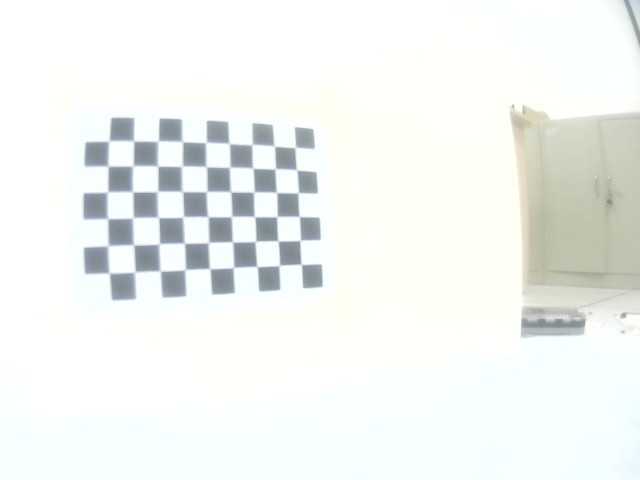
#> input picture 参考/edc_opencv/pic/IR_camera_calib_img/img1.jpg, 640 x 480 px; its folder holds only this picture in this run
$ python '相机标定.py'
#> lines starting #> are read from the running program, lines starting #| are printed output that depends on the picture; after the words box and inside, x2 and y2 are one past the last pixel; in counts of white or black regions, pixels touching at a corner belong together; long printed decimals are rounded
###相机标定与校正结果展示###

import os
import numpy as np
import cv2
import glob

#相机参数标定得到相机的内参矩阵，畸变矩阵
def calib(inter_corner_shape, size_per_grid, img_dir,img_type):
    # 标准：仅用于subpix校准，此处不使用。
    # criteria = (cv2.TERM_CRITERIA_EPS + cv2.TERM_CRITERIA_MAX_ITER, 30, 0.001)
#> called with inter_corner_shape = (9, 6), size_per_grid = 0.027, img_dir = 'pic/IR_camera_calib_img', img_type = 'jpg'
    w,h = inter_corner_shape
    # cpp_int：int形式的角点，以“ int”形式保存世界空间中角点的坐标
    # like (0,0,0), (1,0,0), (2,0,0) ....,(10,7,0).
    cp_int = np.zeros((w*h,3), np.float32)
    cp_int[:,:2] = np.mgrid[0:w,0:h].T.reshape(-1,2)
    # cp_world：世界空间中的角点，保存世界空间中角点的坐标。
    cp_world = cp_int*size_per_grid

    obj_points = [] # 世界空间中的点
    img_points = [] # 图像空间中的点（与obj_points相关）
    images = glob.glob(img_dir + os.sep + '**.' + img_type)
    for fname in images:
        img_name = fname.split(os.sep)[-1]
        img = cv2.imread(fname)
#> img is the input picture: shape (480, 640, 3); mean B, G, R 241.6, 243.9, 240.9
        gray_img = cv2.cvtColor(img,cv2.COLOR_BGR2GRAY)
        # 找到角点cp_img：像素空间中的角点。
        ret, cp_img = cv2.findChessboardCorners(gray_img, (w,h), None)
#> ret = True; cp_img = 54 rows, first 8: [301.2, 264.4], [278.8, 265.8], [256.7, 266.4], [233.3, 267.7], [210, 268.8], [185.7, 269.2], [160.9, 271.5], [133.5, 271]
        # if ret is True, save.
        if ret == True:
            # cv2.cornerSubPix(gray_img,cp_img,(11,11),(-1,-1),criteria)
            obj_points.append(cp_world)
            img_points.append(cp_img)
            # 显示角点
            cv2.drawChessboardCorners(img, (w,h), cp_img, ret)
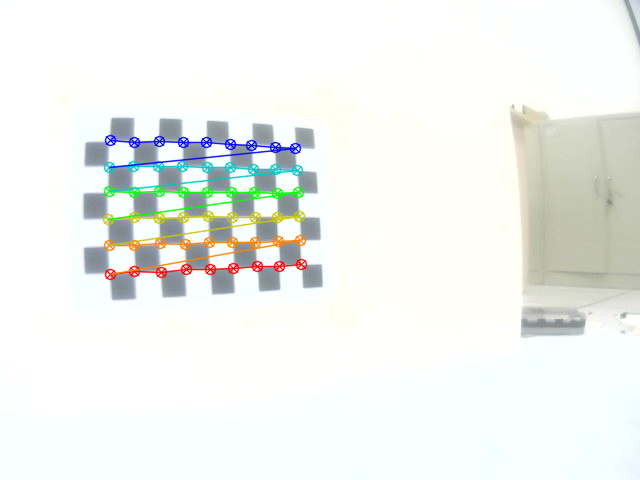
#> img: shape (480, 640, 3); 3.3% of pixels changed, all inside (x1, y1, x2, y2) = (102, 134, 308, 281)
            cv2.imshow('FoundCorners',img)
            cv2.imwrite(save_dir1 + os.sep + img_name, img)
            cv2.waitKey(1)

    cv2.destroyAllWindows()
    # 校准相机
    ret, mat_inter, coff_dis, v_rot, v_trans = cv2.calibrateCamera(obj_points, img_points, gray_img.shape[::-1], None, None)
#> ret = 0.692; mat_inter = [[413, 0, 327.4], [0, 440.3, 279.8], [0, 0, 1]]; coff_dis = [[-0.299, 0.346, -0.000315, 0.00181, -0.32]]; v_rot = ([-0.63, 0.0569, 3.02],); v_trans = ([-0.0308, -0.0167, 0.487],)
    print (("ret:"),ret)
#| ret: 0.6922
    print (("internal matrix:\n"),mat_inter)
#| internal matrix:
#|  [[412.998   0.         327.371]
#|  [  0.         440.315 279.761 ]
#|  [  0.           0.           1.        ]]
    # in the form of (k_1,k_2,p_1,p_2,k_3)
    print (("distortion cofficients:\n"),coff_dis)
#| distortion cofficients:
#|  [[-2.98633674e-01  3.45549227e-01 -3.15133879e-04  1.81399385e-03
#|   -3.19799838e-01]]
    print (("rotation vectors:\n"),v_rot)
#| rotation vectors:
#|  (array([[-0.63],
#|        [ 0.05694 ],
#|        [ 3.021]]),)
    print (("translation vectors:\n"),v_trans)
#| translation vectors:
#|  (array([[-0.0308],
#|        [-0.0167],
#|        [ 0.4873]]),)
    # 计算重新投影的误差
    total_error = 0
    for i in range(len(obj_points)):
        img_points_repro, _ = cv2.projectPoints(obj_points[i], v_rot[i], v_trans[i], mat_inter, coff_dis)
        error = cv2.norm(img_points[i], img_points_repro, cv2.NORM_L2)/len(img_points_repro)
        total_error += error
#> this loop made 1 pass
#> (error, total_error) on pass 1: (0.0942, 0.0942)
#> after the loop, total_error = 0.0942
    print(("Average Error of Reproject: "), total_error/len(obj_points))
#| Average Error of Reproject:  0.0942

    return mat_inter, coff_dis

#根据得到的内参矩阵，畸变矩阵来进行图像纠偏
#若矫正后的图像只有原图像的一部分
##注意使用的图像要把棋盘格拍全了，这样矫正后的图像就不会只有一部分了
def dedistortion(inter_corner_shape, img_dir,img_type, save_dir, mat_inter, coff_dis):
    ##   w,h = inter_corner_shape

    ##   img2 = cv2.imread(img_dir_sin)
    (w,h) = (640,480)
    ##   newcameramtx, roi = cv2.getOptimalNewCameraMatrix(mat_inter,coff_dis,(w,h),0,(w,h))
    ##   dst = cv2.undistort(img2, mat_inter, coff_dis, None, newcameramtx)
    ##   cv2.imshow('dst',dst)

    images = glob.glob(img_dir + os.sep + '**.' + img_type)
    for fname in images:
        img_name = fname.split(os.sep)[-1]
        img = cv2.imread(fname)
        newcameramtx, roi = cv2.getOptimalNewCameraMatrix(mat_inter,coff_dis,(w,h),0,(w,h)) # 自由比例参数
        dst = cv2.undistort(img, mat_inter, coff_dis, None, newcameramtx)
        # clip the image
        # x,y,w,h = roi
        # dst = dst[y:y+h, x:x+w]
        cv2.imshow('dst',dst)
        cv2.waitKey()
        cv2.imwrite(save_dir + os.sep + img_name, dst)

    print('Dedistorted images have been saved to: %s successfully.' %save_dir)

if __name__ == '__main__':
    # 棋盘格格点
    inter_corner_shape = (9,6)
    # 格点尺寸
    size_per_grid = 0.027
    # 标定照片文件夹
    img_dir = "pic/IR_camera_calib_img"
    img_type = "jpg"
    # 保存识别角点文件夹
    save_dir1 = "pic/save_coner"
    # 相机标定
    mat_inter, coff_dis = calib(inter_corner_shape, size_per_grid, img_dir,img_type)
#> mat_inter = [[413, 0, 327.4], [0, 440.3, 279.8], [0, 0, 1]]; coff_dis = [[-0.299, 0.346, -0.000315, 0.00181, -0.32]]
    # 保存矫正后图像文件夹
    save_dir = "pic/save_dedistortion"
    # img_dir_sin='.\\pic\\IR_camera_calib_img\\image20200702084131.jpg'

    if(not os.path.exists(save_dir)):
        os.makedirs(save_dir)
    dedistortion(inter_corner_shape, img_dir, img_type, save_dir, mat_inter, coff_dis)
#> in dedistortion, `newcameramtx, roi = cv2.getOptimalNewCameraMatrix(mat_inter,coff_dis,(..`: newcameramtx = [[413, 0, 327.4], [0, 440.3, 279.8], [0, 0, 1]]; roi = (0, 0, 639, 479)
#> in dedistortion, `dst = cv2.undistort(img, mat_inter, coff_dis, None, newcameramtx)`:
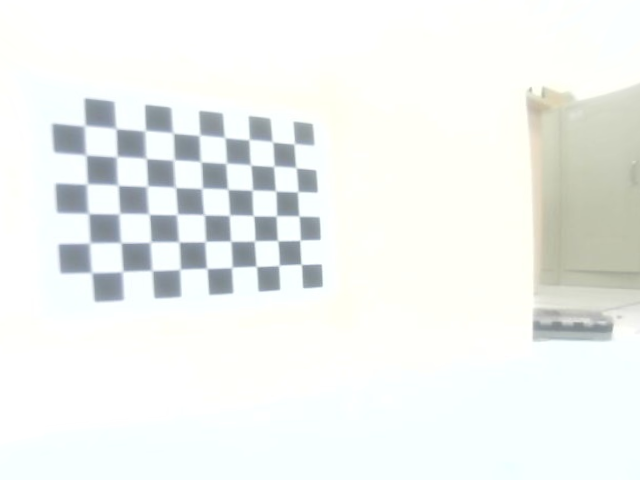
#> dst: shape (480, 640, 3); mean B, G, R 240.2, 242.7, 239.6

$ run again, on 参考/edc_opencv/pic/IR_camera_calib_img/img15.jpg
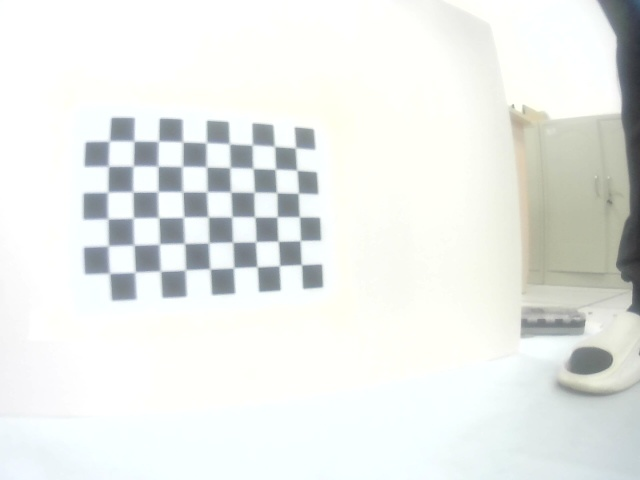
#> input picture 参考/edc_opencv/pic/IR_camera_calib_img/img15.jpg, 640 x 480 px
#> in calib, img is the input picture: shape (480, 640, 3); mean B, G, R 233.5, 236.5, 233.4
#> in calib, `ret, cp_img = cv2.findChessboardCorners(gray_img, (w,h), None)`: ret = True; cp_img = 54 rows, first 8: [301.5, 264.8], [279.2, 265.8], [257.2, 266.9], [233.6, 267.7], [210.4, 269.3], [186, 269.3], [160.9, 271.6], [136, 271.6]
#> in calib, `cv2.drawChessboardCorners(img, (w,h), cp_img, ret)`:
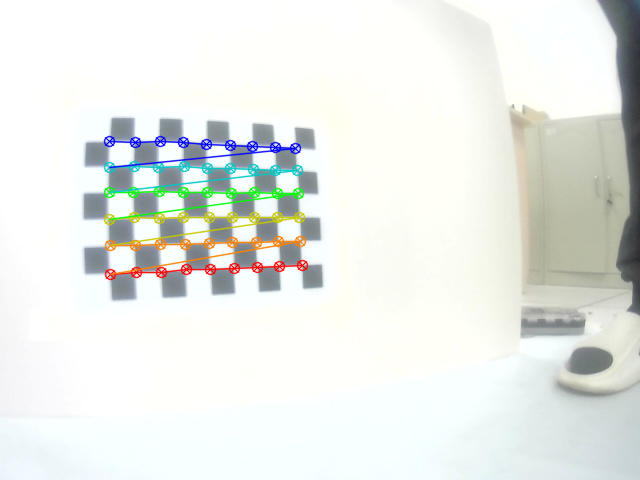
#> img: shape (480, 640, 3); 3.31% of pixels changed, all inside (x1, y1, x2, y2) = (103, 135, 309, 281)
#> in calib, `ret, mat_inter, coff_dis, v_rot, v_trans = cv2.calibrateCamera(obj_poi..`: ret = 0.559; mat_inter = [[461.4, 0, 358.3], [0, 489.7, 296.6], [0, 0, 1]]; coff_dis = [[-0.426, 0.538, -0.00378, -0.00587, -0.439]]; v_rot = ([-0.738, 0.0481, 2.99],); v_trans = ([-0.0659, -0.0345, 0.535],)
#| ret: 0.5586
#| internal matrix:
#|  [[461.408   0.         358.261]
#|  [  0.         489.707 296.641]
#|  [  0.           0.           1.        ]]
#| distortion cofficients:
#|  [[-0.4256  0.5383 -0.003778 -0.005871 -0.4387]]
#| rotation vectors:
#|  (array([[-0.7382],
#|        [ 0.04809],
#|        [ 2.985]]),)
#| translation vectors:
#|  (array([[-0.06589],
#|        [-0.03452],
#|        [ 0.5346]]),)
#> the loop in calib, `for i in range(len(obj_points)):` made 1 pass
#> (error, total_error) on pass 1: (0.076, 0.076)
#> after the loop in calib, `for i in range(len(obj_points)):`: total_error = 0.076
#| Average Error of Reproject:  0.07602
#> `mat_inter, coff_dis = calib(inter_corner_shape, size_per_grid, img_dir..`: mat_inter = [[461.4, 0, 358.3], [0, 489.7, 296.6], [0, 0, 1]]; coff_dis = [[-0.426, 0.538, -0.00378, -0.00587, -0.439]]
#> newcameramtx = [[461.4, 0, 358.3], [0, 489.7, 296.6], [0, 0, 1]]; roi = (0, 0, 639, 479)
#> in dedistortion, `dst = cv2.undistort(img, mat_inter, coff_dis, None, newcameramtx)`:
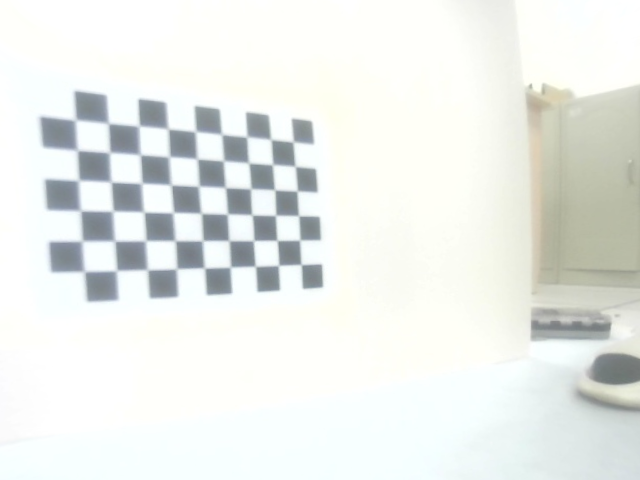
#> dst: shape (480, 640, 3); mean B, G, R 234, 237.5, 234.3
